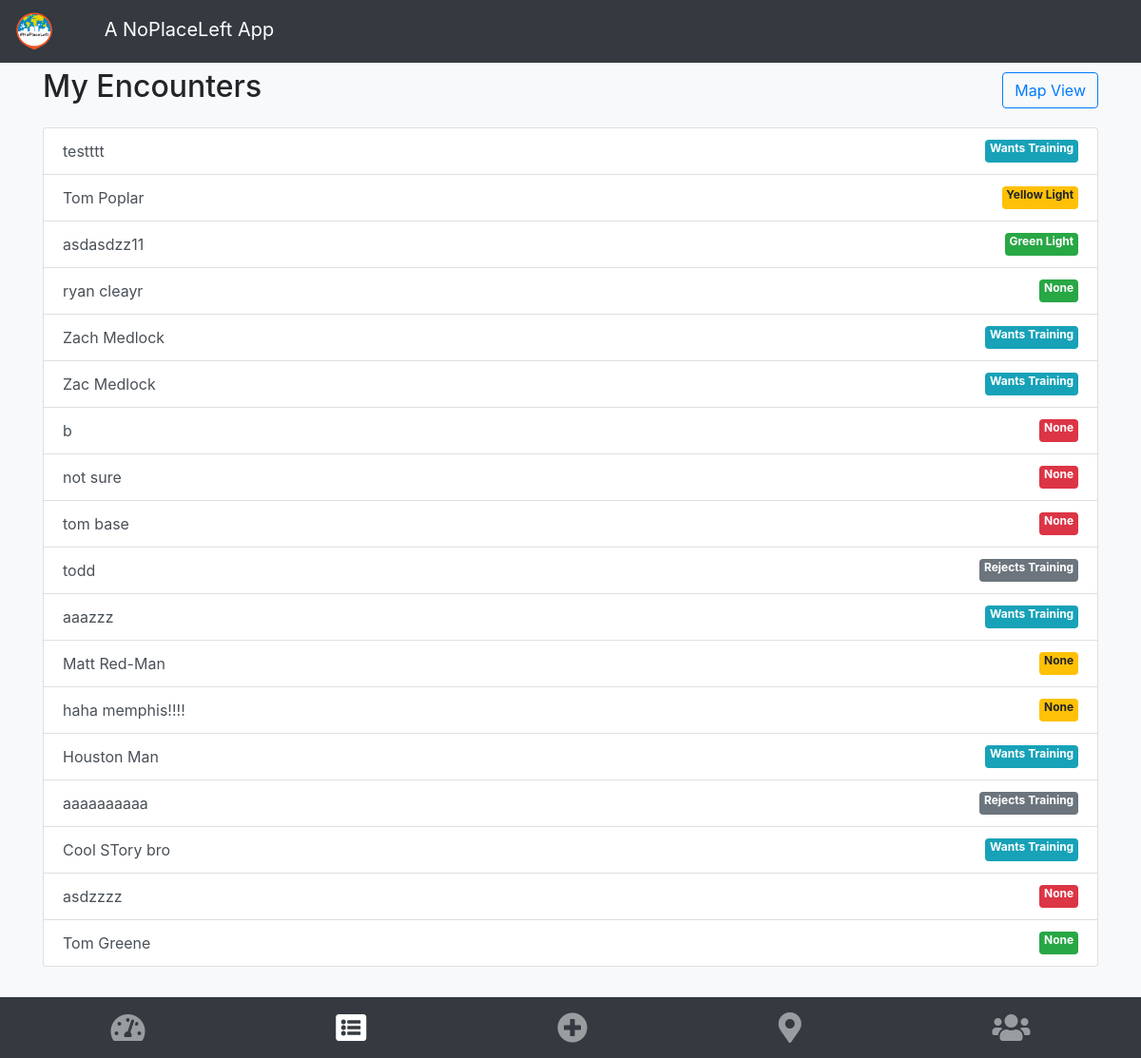
The page /npl/my_encounters/list/ (signed in) on the database as committed earlier.
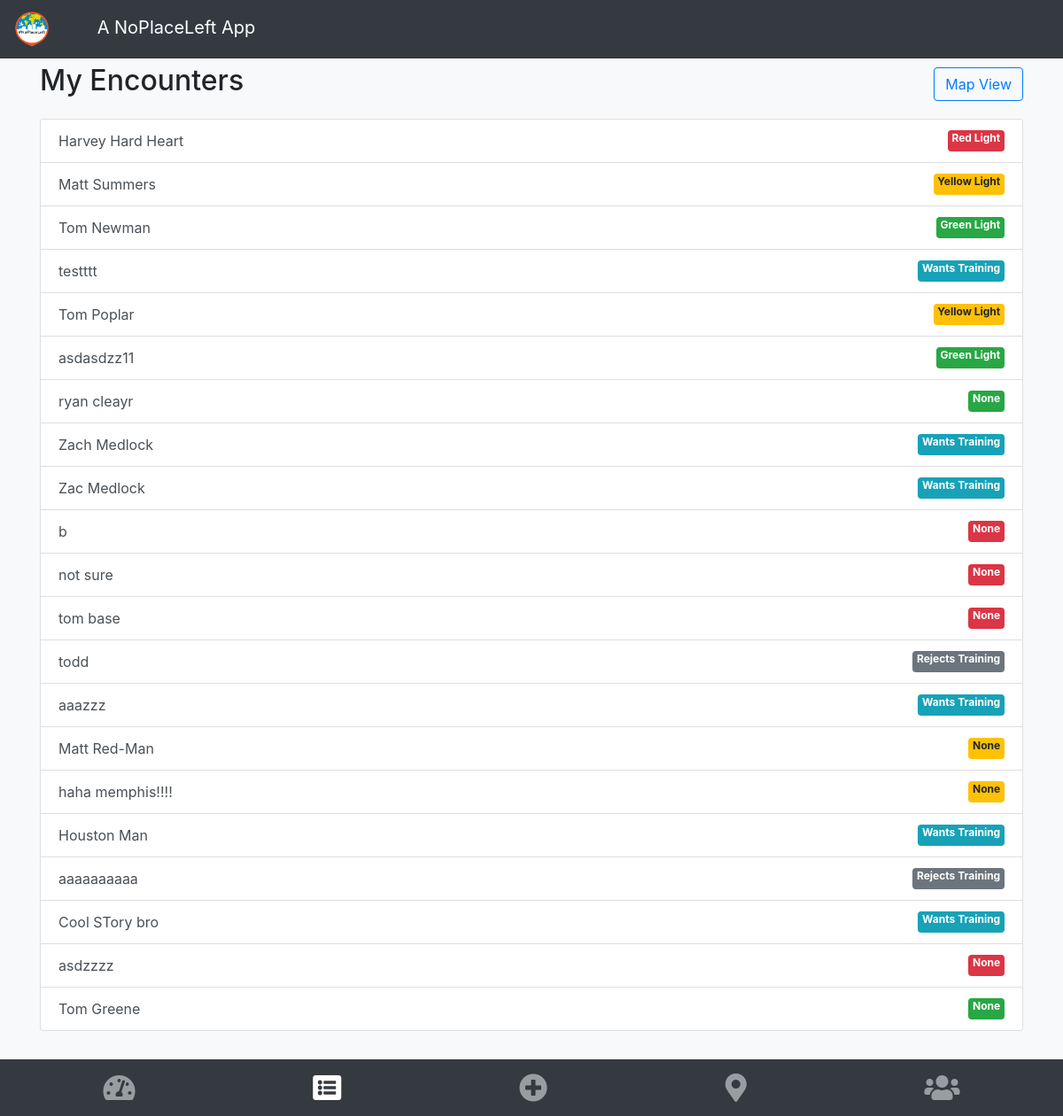
The same page on the database as committed later.
### npl/models.py (models this page shows)
class Encounter(models.Model):
    laborer = models.ForeignKey(Laborer, on_delete=models.CASCADE)
    name = models.CharField(max_length=40)
    action_prayer = models.BooleanField(default=False)
    action_testimony = models.BooleanField(default=False)
    action_gospel = models.BooleanField(default=False)
    phone_number = models.IntegerField(blank=True, null=True)
    response = models.CharField(max_length=2, choices=MINISTRY_RESPONSES)
    response_description = models.CharField(max_length=40, null=True)
    notes = models.TextField(blank=True)
    date_time = models.DateTimeField(blank=True)
    is_oikos = models.BooleanField(default=False)
    street_address_number = models.CharField(max_length=10, blank=True, null=True)
    street_address_name = models.CharField(max_length=50, blank=True, null=True)
    apt_or_unit = models.CharField(max_length=15, blank=True, null=True)
    city = models.CharField(max_length=50, blank=True, null=True)
    state = models.CharField(max_length=20, blank=True, null=True)
    zip = models.IntegerField(blank=True, null=True)
    lat = models.FloatField(blank=True, null=True)
    lng = models.FloatField(blank=True, null=True)
    full_address = models.CharField(max_length=300, blank=True, null=True)

### npl/views.py (the view)
# urls.py: path('my_encounters/list/', views.EncounterIndexList.as_view(), name='my_encounters'),
class EncounterIndexList(generic.ListView):
    template_name = 'npl/encounters.html'
    context_object_name = 'encounters_list'
    def get_queryset(self):
        my_encounters = get_my_encounters(self.request)
        return my_encounters.order_by('-date_time')

### npl/views.py (called while the page is built)
def get_laborer_id(request):
    user_id = request.user.id
    return Laborer.objects.get(user__id=user_id).id

def get_my_encounters(request):
    my_laborer_id = get_laborer_id(request)
    return Encounter.objects.filter(laborer_id=my_laborer_id)

### npl/templates/npl/encounters.html (shortened to what this page needs)
{% extends "base.html" %}
{% block content %}
{% if encounters_list %}
<div class="d-flex justify-content-between align-items-center">
    <h2>My Encounters</h2>
<a class="btn btn-outline-primary" href="{% url 'npl:my_encounters_map' %}">Map View</a>
</div>
      <div class="list-group mt-3">
           {% for encounter in encounters_list %}
            <a class="list-group-item list-group-item-action d-flex justify-content-between"
               href="{% url 'npl:detail_encounter' encounter.id %}">
                {{encounter.name}}
            {% if encounter.response == 'RL' %}
            <span class="badge badge-danger"> {{ encounter.response_description }}</span>
            {% endif %}
            {% if encounter.response == 'YL' %}
            <span class="badge badge-warning"> {{ encounter.response_description }}</span>
            {% endif %}
            {% if encounter.response == 'GL' %}
            <span class="badge badge-success"> {{ encounter.response_description }}</span>
            {% endif %}
            {% if encounter.response == 'WT' %}
            <span class="badge badge-info"> Wants Training</span>
            {% endif %}
            {% if encounter.response == 'RT' %}
            <span class="badge badge-secondary"> Rejects Training</span>
            {% endif %}
            </a>
          {% endfor %}
      </div>
{% else %}
<p>You haven't had any encounters yet!</p>
{% endif %}
<br />
{% endblock %}

### npl/templates/base.html (shortened to what this page needs)
<html>
<head>
    <link rel="stylesheet" href="https://maxcdn.bootstrapcdn.com/bootstrap/4.0.0/css/bootstrap.min.css"
>
    <link rel="stylesheet" href="https://use.fontawesome.com/releases/v5.0.10/css/all.css"
>
</head>
{% if user.is_authenticated %}
<body class="bg-light">
    {% load static %}
    <nav class="navbar navbar-expand-md navbar-dark bg-dark fixed-top"><a class="navbar-brand" href="{% url 'npl:dashboard' %}">
            <img src="{% static 'npl/npl-logo-1.png' %}" width="40" height="40" class="d-inline-block align-center">
        <span class="ml-5">A NoPlaceLeft App</span></a></nav>
    <br />
    <br />
    <br />
    <div class="container" id="content">
        {% block content %}{% endblock %}
    </div>
    <br />
    <br />
    <br />
 <nav class="navbar fixed-bottom navbar-expand navbar-dark bg-dark w-100">
            <div class="collapse navbar-collapse justify-content-center">
                <ul class="navbar-nav w-100 d-flex justify-content-around">
                  <li class="nav-item  {% if request.resolver_match.url_name == 'dashboard' %}active{% endif %}">
                      <a class="nav-link" href="{% url 'npl:dashboard' %}"><i class="fas fa-tachometer-alt fa-2x"></i></a>
                  </li>
                  <li class="nav-item  {% if request.resolver_match.url_name == 'my_encounters' %}active{% endif %}">
                    <a class="nav-link" href="{% url 'npl:my_encounters' %}"><i class="fas fa-list-alt fa-2x"></i></a>
                  </li>
                  <li class="nav-item  {% if request.resolver_match.url_name == 'new_encounter' %}active{% endif %}">
                    <a class="nav-link" href="{% url 'npl:new_encounter' %}"><i class="fas fa-plus-circle fa-2x"></i></a>
                  </li>
                  <li class="nav-item  {% if request.resolver_match.url_name == 'my_encounters_map' %}active{% endif %}">
                    <a class="nav-link" href="{% url 'npl:my_encounters_map' %}"><i class="fas fa-map-marker-alt fa-2x"></i></a>
                  </li>
                  <li class="nav-item  {% if request.resolver_match.url_name == 'settings' %}active{% endif %}">
                        <a class="nav-link" href="{% url 'npl:settings' %}"><i class="fas fa-users fa-2x"></i></a>
                    </li>
                </ul>
            </div>
        </nav>
</body>
</html>
{% endif %}

Rows that differ between the two databases and show on the page:
added Encounter: name "Harvey Hard Heart", response_description "Red Light"
added Encounter: name "Matt Summers", response_description "Yellow Light"
added Encounter: name "Tom Newman", response_description "Green Light"
